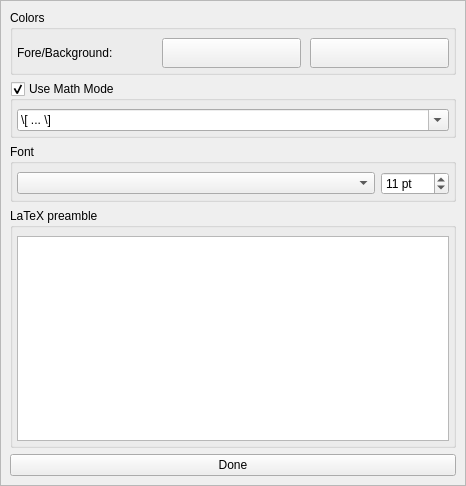
<?xml version="1.0" encoding="UTF-8"?>
<ui version="4.0">
 <class>KLFLatexSetup</class>
 <widget class="QWidget" name="KLFLatexSetup">
  <property name="geometry">
   <rect>
    <x>0</x>
    <y>0</y>
    <width>466</width>
    <height>486</height>
   </rect>
  </property>
  <property name="windowTitle">
   <string>Latex Setup</string>
  </property>
  <layout class="QGridLayout" name="gridLayout">
   <property name="leftMargin">
    <number>0</number>
   </property>
   <property name="topMargin">
    <number>0</number>
   </property>
   <property name="rightMargin">
    <number>0</number>
   </property>
   <property name="bottomMargin">
    <number>0</number>
   </property>
   <item row="0" column="0">
    <widget class="QFrame" name="wFrame">
     <property name="frameShape">
      <enum>QFrame::StyledPanel</enum>
     </property>
     <property name="frameShadow">
      <enum>QFrame::Raised</enum>
     </property>
     <layout class="QGridLayout" name="gridLayout_5">
      <item row="0" column="0">
       <widget class="QGroupBox" name="gbxColors">
        <property name="title">
         <string>Colors</string>
        </property>
        <layout class="QGridLayout" name="lyt_gbxColors">
         <property name="leftMargin">
          <number>4</number>
         </property>
         <property name="topMargin">
          <number>8</number>
         </property>
         <property name="rightMargin">
          <number>4</number>
         </property>
         <property name="bottomMargin">
          <number>4</number>
         </property>
         <item row="0" column="0">
          <widget class="QLabel" name="lblFg">
           <property name="text">
            <string>Fore/Background:</string>
           </property>
           <property name="wordWrap">
            <bool>false</bool>
           </property>
          </widget>
         </item>
         <item row="0" column="1">
          <widget class="KLFColorChooser" name="colFg">
           <property name="minimumSize">
            <size>
             <width>54</width>
             <height>30</height>
            </size>
           </property>
           <property name="showSize" stdset="0">
            <size>
             <width>30</width>
             <height>20</height>
            </size>
           </property>
           <property name="allowDefaultState" stdset="0">
            <bool>false</bool>
           </property>
           <property name="alphaEnabled" stdset="0">
            <bool>false</bool>
           </property>
          </widget>
         </item>
         <item row="0" column="3">
          <widget class="KLFColorChooser" name="colBg">
           <property name="minimumSize">
            <size>
             <width>54</width>
             <height>30</height>
            </size>
           </property>
           <property name="showSize" stdset="0">
            <size>
             <width>30</width>
             <height>20</height>
            </size>
           </property>
           <property name="allowDefaultState" stdset="0">
            <bool>true</bool>
           </property>
           <property name="defaultStateString" stdset="0">
            <string extracomment="background color selector">Transparent</string>
           </property>
           <property name="alphaEnabled" stdset="0">
            <bool>false</bool>
           </property>
          </widget>
         </item>
         <item row="0" column="2">
          <spacer name="hspc">
           <property name="orientation">
            <enum>Qt::Horizontal</enum>
           </property>
           <property name="sizeType">
            <enum>QSizePolicy::Fixed</enum>
           </property>
           <property name="sizeHint" stdset="0">
            <size>
             <width>3</width>
             <height>20</height>
            </size>
           </property>
          </spacer>
         </item>
        </layout>
       </widget>
      </item>
      <item row="1" column="0">
       <widget class="QGroupBox" name="chkMathMode">
        <property name="title">
         <string>Use Math Mode</string>
        </property>
        <property name="checkable">
         <bool>true</bool>
        </property>
        <layout class="QGridLayout" name="gridLayout_3">
         <property name="leftMargin">
          <number>4</number>
         </property>
         <property name="topMargin">
          <number>8</number>
         </property>
         <property name="rightMargin">
          <number>4</number>
         </property>
         <property name="bottomMargin">
          <number>4</number>
         </property>
         <item row="0" column="0">
          <widget class="QComboBox" name="cbxMathMode">
           <property name="sizePolicy">
            <sizepolicy hsizetype="Expanding" vsizetype="Fixed">
             <horstretch>0</horstretch>
             <verstretch>0</verstretch>
            </sizepolicy>
           </property>
           <property name="editable">
            <bool>true</bool>
           </property>
           <item>
            <property name="text">
             <string notr="true">\[ ... \]</string>
            </property>
           </item>
           <item>
            <property name="text">
             <string notr="true">$ ... $</string>
            </property>
           </item>
           <item>
            <property name="text">
             <string notr="true">\begin{align*} ... \end{align*}</string>
            </property>
           </item>
           <item>
            <property name="text">
             <string notr="true">\begin{eqnarray*} ... \end{eqnarray*}</string>
            </property>
           </item>
          </widget>
         </item>
        </layout>
       </widget>
      </item>
      <item row="2" column="0">
       <widget class="QGroupBox" name="chkMathMode_2">
        <property name="title">
         <string>Font</string>
        </property>
        <property name="checkable">
         <bool>false</bool>
        </property>
        <layout class="QGridLayout" name="gridLayout_4">
         <property name="leftMargin">
          <number>4</number>
         </property>
         <property name="topMargin">
          <number>8</number>
         </property>
         <property name="rightMargin">
          <number>4</number>
         </property>
         <property name="bottomMargin">
          <number>4</number>
         </property>
         <item row="0" column="0">
          <widget class="QComboBox" name="cbxLatexFont">
           <property name="sizePolicy">
            <sizepolicy hsizetype="Expanding" vsizetype="Fixed">
             <horstretch>0</horstretch>
             <verstretch>0</verstretch>
            </sizepolicy>
           </property>
          </widget>
         </item>
         <item row="0" column="1">
          <widget class="QSpinBox" name="spnLatexFontSize">
           <property name="specialValueText">
            <string>(default)</string>
           </property>
           <property name="suffix">
            <string notr="true"> pt</string>
           </property>
           <property name="minimum">
            <number>0</number>
           </property>
           <property name="maximum">
            <number>120</number>
           </property>
           <property name="value">
            <number>11</number>
           </property>
          </widget>
         </item>
        </layout>
       </widget>
      </item>
      <item row="3" column="0">
       <widget class="QGroupBox" name="groupBox_2">
        <property name="sizePolicy">
         <sizepolicy hsizetype="Preferred" vsizetype="Expanding">
          <horstretch>0</horstretch>
          <verstretch>0</verstretch>
         </sizepolicy>
        </property>
        <property name="title">
         <string>LaTeX preamble</string>
        </property>
        <layout class="QGridLayout" name="gridLayout_2">
         <property name="leftMargin">
          <number>4</number>
         </property>
         <property name="topMargin">
          <number>8</number>
         </property>
         <property name="rightMargin">
          <number>4</number>
         </property>
         <property name="bottomMargin">
          <number>4</number>
         </property>
         <item row="0" column="0">
          <widget class="KLFLatexEdit" name="txtPreamble">
           <property name="sizePolicy">
            <sizepolicy hsizetype="Expanding" vsizetype="Preferred">
             <horstretch>0</horstretch>
             <verstretch>0</verstretch>
            </sizepolicy>
           </property>
           <property name="font">
            <font>
             <pointsize>8</pointsize>
            </font>
           </property>
           <property name="acceptRichText">
            <bool>false</bool>
           </property>
          </widget>
         </item>
        </layout>
       </widget>
      </item>
      <item row="4" column="0">
       <widget class="QPushButton" name="btnDone">
        <property name="text">
         <string>Done</string>
        </property>
        <property name="icon">
         <iconset resource="klfres.qrc">
          <normaloff>:/pics/ok.png</normaloff>:/pics/ok.png</iconset>
        </property>
       </widget>
      </item>
     </layout>
    </widget>
   </item>
  </layout>
 </widget>
 <customwidgets>
  <customwidget>
   <class>KLFColorChooser</class>
   <extends>QPushButton</extends>
   <header>klfcolorchooser.h</header>
  </customwidget>
  <customwidget>
   <class>KLFLatexEdit</class>
   <extends>QTextEdit</extends>
   <header>klflatexedit.h</header>
  </customwidget>
 </customwidgets>
 <resources>
  <include location="klfres.qrc"/>
 </resources>
 <connections/>
</ui>
